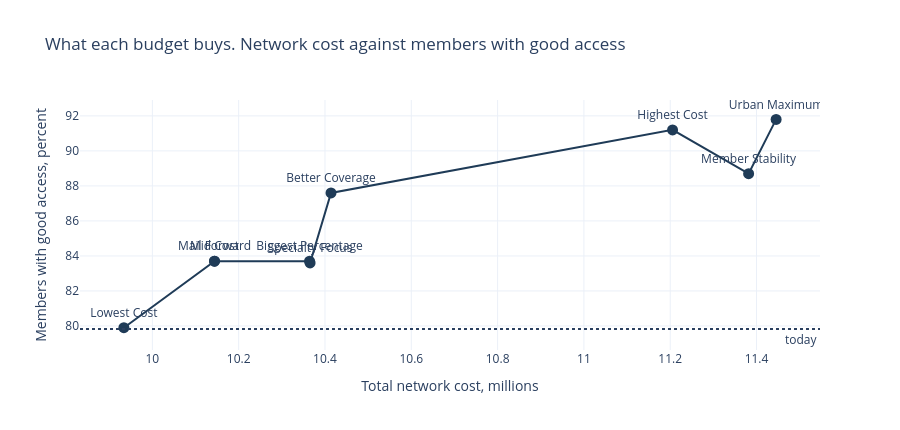
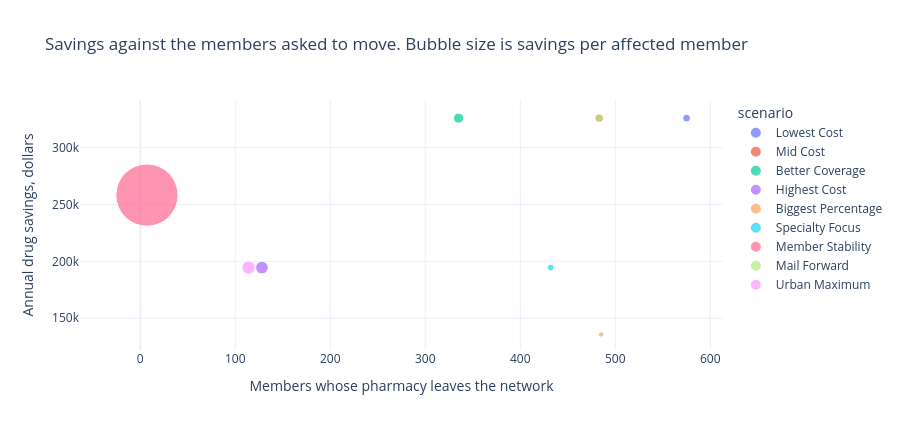
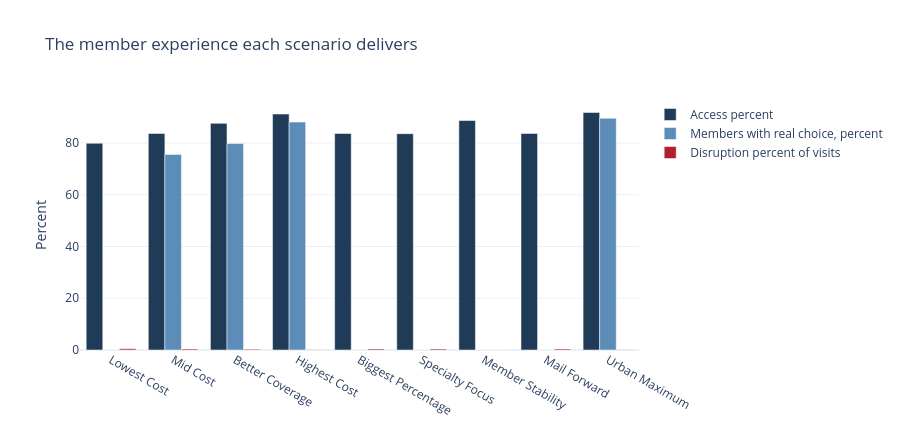
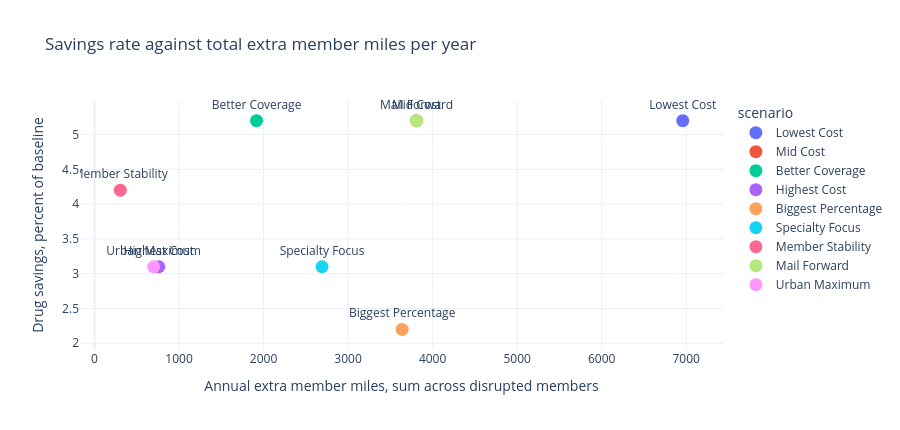

Notebook cell for these charts, in order:
### Markdown cell above
## 12. Interactive review charts

Built for the business conversation. Hover any point for the full record of that design. Each chart answers
one question a decision maker will ask.

### Code cell
import plotly.express as px
import plotly.graph_objects as go
biz = summary.merge(impact, on='scenario')
biz['total_cost_m'] = biz.total_cost/1e6
biz['access_pct'] = 100*biz.cov_after
hov = {'scenario':True,'total_cost_m':':.2f','savings_pct':True,'access_pct':':.1f',
       'disruption_pct':True,'members_disrupted':True,'extra_mi_median':True,
       'savings_per_disrupted':True,'choice_pct':True,'sites':True}

# Question one: what does each additional dollar buy in access
f1 = px.line(biz.sort_values('total_cost_m'), x='total_cost_m', y='access_pct', text='scenario',
             markers=True, hover_data=hov,
             title='What each budget buys. Network cost against members with good access')
f1.add_hline(y=100*coverage_before['retail_all'], line_dash='dot',
             annotation_text='today', annotation_position='bottom right')
f1.update_traces(textposition='top center', line_color='#1F3B57', marker_size=11)
f1.update_layout(xaxis_title='Total network cost, millions', yaxis_title='Members with good access, percent',
                 template='plotly_white', height=430)
f1.show()

# Question two: savings against the members who carry the change
f2 = px.scatter(biz, x='members_disrupted', y='drug_savings', size='savings_per_disrupted',
                color='scenario', hover_data=hov, size_max=44,
                title='Savings against the members asked to move. Bubble size is savings per affected member')
f2.update_layout(xaxis_title='Members whose pharmacy leaves the network',
                 yaxis_title='Annual drug savings, dollars', template='plotly_white', height=430)
f2.show()

# Question three: the member experience ledger per scenario
f3 = go.Figure()
f3.add_bar(name='Access percent', x=biz.scenario, y=biz.access_pct, marker_color='#1F3B57')
f3.add_bar(name='Members with real choice, percent', x=biz.scenario, y=biz.choice_pct, marker_color='#5C8CB8')
f3.add_bar(name='Disruption percent of visits', x=biz.scenario, y=biz.disruption_pct, marker_color='#B3202C')
f3.update_layout(barmode='group', title='The member experience each scenario delivers',
                 template='plotly_white', height=430, yaxis_title='Percent')
f3.show()

# Question four: where does the money sit against the miles members drive
f4 = px.scatter(biz, x='annual_extra_member_miles', y='savings_pct', color='scenario', text='scenario',
                hover_data=hov, title='Savings rate against total extra member miles per year')
f4.update_traces(textposition='top center', marker_size=13)
f4.update_layout(xaxis_title='Annual extra member miles, sum across disrupted members',
                 yaxis_title='Drug savings, percent of baseline', template='plotly_white', height=430)
f4.show()
print('interactive charts rendered')

### Figure 1 — Plotly figure (JSON) as saved in the notebook; plotly's stock layout.template omitted (floating-point values rounded to 4 significant figures)
{"data": [{"customdata": [["Lowest Cost", 5.2, 0.5, 575, -1.3, 566, 0.0, 135], ["Mid Cost", 5.2, 0.4, 483, -1.5, 674, 75.6, 142], ["Mail Forward", 5.2, 0.4, 483, -1.5, 674, 0.0, 142], ["Biggest Percentage", 2.2, 0.4, 485, -1.6, 279, 0.0, 143], ["Specialty Focus", 3.1, 0.4, 432, -1.6, 450, 0.0, 145], ["Better Coverage", 5.2, 0.3, 335, -1.9, 973, 79.8, 151], ["Highest Cost", 3.1, 0.1, 128, -2.0, 1519, 88.1, 173], ["Member Stability", 4.2, 0.0, 7, 2.3, 36901, 0.0, 181], ["Urban Maximum", 3.1, 0.1, 114, -2.0, 1706, 89.6, 181]], "hovertemplate": "total_cost_m=%{x:.2f}<br>access_pct=%{y:.1f}<br>scenario=%{customdata[0]}<br>savings_pct=%{customdata[1]}<br>disruption_pct=%{customdata[2]}<br>members_disrupted=%{customdata[3]}<br>extra_mi_median=%{customdata[4]}<br>savings_per_disrupted=%{customdata[5]}<br>choice_pct=%{customdata[6]}<br>sites=%{customdata[7]}<extra></extra>", "legendgroup": "", "line": {"color": "#1F3B57", "dash": "solid"}, "marker": {"size": 11, "symbol": "circle"}, "mode": "lines+markers+text", "name": "", "orientation": "v", "showlegend": false, "text": ["Lowest Cost", "Mid Cost", "Mail Forward", "Biggest Percentage", "Specialty Focus", "Better Coverage", "Highest Cost", "Member Stability", "Urban Maximum"], "textposition": "top center", "type": "scatter", "x": [9.934, 10.14, 10.14, 10.36, 10.37, 10.41, 11.21, 11.38, 11.45], "xaxis": "x", "y": [79.9, 83.7, 83.7, 83.7, 83.6, 87.6, 91.2, 88.7, 91.8], "yaxis": "y"}], "layout": {"annotations": [{"showarrow": false, "text": "today", "x": 1, "xanchor": "right", "xref": "x domain", "y": 79.83, "yanchor": "top", "yref": "y"}], "height": 430, "legend": {"tracegroupgap": 0}, "shapes": [{"line": {"dash": "dot"}, "type": "line", "x0": 0, "x1": 1, "xref": "x domain", "y0": 79.83, "y1": 79.83, "yref": "y"}], "title": {"text": "What each budget buys. Network cost against members with good access"}, "xaxis": {"anchor": "y", "domain": [0.0, 1.0], "title": {"text": "Total network cost, millions"}}, "yaxis": {"anchor": "x", "domain": [0.0, 1.0], "title": {"text": "Members with good access, percent"}}}}

### Figure 2 — Plotly figure (JSON) as saved in the notebook; plotly's stock layout.template omitted (floating-point values rounded to 4 significant figures)
{"data": [{"customdata": [["Lowest Cost", 9.934, 5.2, 79.9, 0.5, -1.3, 566, 0.0, 135]], "hovertemplate": "scenario=%{customdata[0]}<br>members_disrupted=%{x}<br>drug_savings=%{y}<br>savings_per_disrupted=%{customdata[6]}<br>total_cost_m=%{customdata[1]:.2f}<br>savings_pct=%{customdata[2]}<br>access_pct=%{customdata[3]:.1f}<br>disruption_pct=%{customdata[4]}<br>extra_mi_median=%{customdata[5]}<br>choice_pct=%{customdata[7]}<br>sites=%{customdata[8]}<extra></extra>", "legendgroup": "Lowest Cost", "marker": {"color": "#636efa", "size": [566], "sizemode": "area", "sizeref": 19.06, "symbol": "circle"}, "mode": "markers", "name": "Lowest Cost", "orientation": "v", "showlegend": true, "type": "scatter", "x": [575], "xaxis": "x", "y": [325988], "yaxis": "y"}, {"customdata": [["Mid Cost", 10.14, 5.2, 83.7, 0.4, -1.5, 674, 75.6, 142]], "hovertemplate": "scenario=%{customdata[0]}<br>members_disrupted=%{x}<br>drug_savings=%{y}<br>savings_per_disrupted=%{customdata[6]}<br>total_cost_m=%{customdata[1]:.2f}<br>savings_pct=%{customdata[2]}<br>access_pct=%{customdata[3]:.1f}<br>disruption_pct=%{customdata[4]}<br>extra_mi_median=%{customdata[5]}<br>choice_pct=%{customdata[7]}<br>sites=%{customdata[8]}<extra></extra>", "legendgroup": "Mid Cost", "marker": {"color": "#EF553B", "size": [674], "sizemode": "area", "sizeref": 19.06, "symbol": "circle"}, "mode": "markers", "name": "Mid Cost", "orientation": "v", "showlegend": true, "type": "scatter", "x": [483], "xaxis": "x", "y": [325988], "yaxis": "y"}, {"customdata": [["Better Coverage", 10.41, 5.2, 87.6, 0.3, -1.9, 973, 79.8, 151]], "hovertemplate": "scenario=%{customdata[0]}<br>members_disrupted=%{x}<br>drug_savings=%{y}<br>savings_per_disrupted=%{customdata[6]}<br>total_cost_m=%{customdata[1]:.2f}<br>savings_pct=%{customdata[2]}<br>access_pct=%{customdata[3]:.1f}<br>disruption_pct=%{customdata[4]}<br>extra_mi_median=%{customdata[5]}<br>choice_pct=%{customdata[7]}<br>sites=%{customdata[8]}<extra></extra>", "legendgroup": "Better Coverage", "marker": {"color": "#00cc96", "size": [973], "sizemode": "area", "sizeref": 19.06, "symbol": "circle"}, "mode": "markers", "name": "Better Coverage", "orientation": "v", "showlegend": true, "type": "scatter", "x": [335], "xaxis": "x", "y": [325988], "yaxis": "y"}, {"customdata": [["Highest Cost", 11.21, 3.1, 91.2, 0.1, -2.0, 1519, 88.1, 173]], "hovertemplate": "scenario=%{customdata[0]}<br>members_disrupted=%{x}<br>drug_savings=%{y}<br>savings_per_disrupted=%{customdata[6]}<br>total_cost_m=%{customdata[1]:.2f}<br>savings_pct=%{customdata[2]}<br>access_pct=%{customdata[3]:.1f}<br>disruption_pct=%{customdata[4]}<br>extra_mi_median=%{customdata[5]}<br>choice_pct=%{customdata[7]}<br>sites=%{customdata[8]}<extra></extra>", "legendgroup": "Highest Cost", "marker": {"color": "#ab63fa", "size": [1519], "sizemode": "area", "sizeref": 19.06, "symbol": "circle"}, "mode": "markers", "name": "Highest Cost", "orientation": "v", "showlegend": true, "type": "scatter", "x": [128], "xaxis": "x", "y": [194546], "yaxis": "y"}, {"customdata": [["Biggest Percentage", 10.36, 2.2, 83.7, 0.4, -1.6, 279, 0.0, 143]], "hovertemplate": "scenario=%{customdata[0]}<br>members_disrupted=%{x}<br>drug_savings=%{y}<br>savings_per_disrupted=%{customdata[6]}<br>total_cost_m=%{customdata[1]:.2f}<br>savings_pct=%{customdata[2]}<br>access_pct=%{customdata[3]:.1f}<br>disruption_pct=%{customdata[4]}<br>extra_mi_median=%{customdata[5]}<br>choice_pct=%{customdata[7]}<br>sites=%{customdata[8]}<extra></extra>", "legendgroup": "Biggest Percentage", "marker": {"color": "#FFA15A", "size": [279], "sizemode": "area", "sizeref": 19.06, "symbol": "circle"}, "mode": "markers", "name": "Biggest Percentage", "orientation": "v", "showlegend": true, "type": "scatter", "x": [485], "xaxis": "x", "y": [135713], "yaxis": "y"}, {"customdata": [["Specialty Focus", 10.37, 3.1, 83.6, 0.4, -1.6, 450, 0.0, 145]], "hovertemplate": "scenario=%{customdata[0]}<br>members_disrupted=%{x}<br>drug_savings=%{y}<br>savings_per_disrupted=%{customdata[6]}<br>total_cost_m=%{customdata[1]:.2f}<br>savings_pct=%{customdata[2]}<br>access_pct=%{customdata[3]:.1f}<br>disruption_pct=%{customdata[4]}<br>extra_mi_median=%{customdata[5]}<br>choice_pct=%{customdata[7]}<br>sites=%{customdata[8]}<extra></extra>", "legendgroup": "Specialty Focus", "marker": {"color": "#19d3f3", "size": [450], "sizemode": "area", "sizeref": 19.06, "symbol": "circle"}, "mode": "markers", "name": "Specialty Focus", "orientation": "v", "showlegend": true, "type": "scatter", "x": [432], "xaxis": "x", "y": [194546], "yaxis": "y"}, {"customdata": [["Member Stability", 11.38, 4.2, 88.7, 0.0, 2.3, 36901, 0.0, 181]], "hovertemplate": "scenario=%{customdata[0]}<br>members_disrupted=%{x}<br>drug_savings=%{y}<br>savings_per_disrupted=%{customdata[6]}<br>total_cost_m=%{customdata[1]:.2f}<br>savings_pct=%{customdata[2]}<br>access_pct=%{customdata[3]:.1f}<br>disruption_pct=%{customdata[4]}<br>extra_mi_median=%{customdata[5]}<br>choice_pct=%{customdata[7]}<br>sites=%{customdata[8]}<extra></extra>", "legendgroup": "Member Stability", "marker": {"color": "#FF6692", "size": [36901], "sizemode": "area", "sizeref": 19.06, "symbol": "circle"}, "mode": "markers", "name": "Member Stability", "orientation": "v", "showlegend": true, "type": "scatter", "x": [7], "xaxis": "x", "y": [258310], "yaxis": "y"}, {"customdata": [["Mail Forward", 10.14, 5.2, 83.7, 0.4, -1.5, 674, 0.0, 142]], "hovertemplate": "scenario=%{customdata[0]}<br>members_disrupted=%{x}<br>drug_savings=%{y}<br>savings_per_disrupted=%{customdata[6]}<br>total_cost_m=%{customdata[1]:.2f}<br>savings_pct=%{customdata[2]}<br>access_pct=%{customdata[3]:.1f}<br>disruption_pct=%{customdata[4]}<br>extra_mi_median=%{customdata[5]}<br>choice_pct=%{customdata[7]}<br>sites=%{customdata[8]}<extra></extra>", "legendgroup": "Mail Forward", "marker": {"color": "#B6E880", "size": [674], "sizemode": "area", "sizeref": 19.06, "symbol": "circle"}, "mode": "markers", "name": "Mail Forward", "orientation": "v", "showlegend": true, "type": "scatter", "x": [483], "xaxis": "x", "y": [325988], "yaxis": "y"}, {"customdata": [["Urban Maximum", 11.45, 3.1, 91.8, 0.1, -2.0, 1706, 89.6, 181]], "hovertemplate": "scenario=%{customdata[0]}<br>members_disrupted=%{x}<br>drug_savings=%{y}<br>savings_per_disrupted=%{customdata[6]}<br>total_cost_m=%{customdata[1]:.2f}<br>savings_pct=%{customdata[2]}<br>access_pct=%{customdata[3]:.1f}<br>disruption_pct=%{customdata[4]}<br>extra_mi_median=%{customdata[5]}<br>choice_pct=%{customdata[7]}<br>sites=%{customdata[8]}<extra></extra>", "legendgroup": "Urban Maximum", "marker": {"color": "#FF97FF", "size": [1706], "sizemode": "area", "sizeref": 19.06, "symbol": "circle"}, "mode": "markers", "name": "Urban Maximum", "orientation": "v", "showlegend": true, "type": "scatter", "x": [114], "xaxis": "x", "y": [194546], "yaxis": "y"}], "layout": {"height": 430, "legend": {"itemsizing": "constant", "title": {"text": "scenario"}, "tracegroupgap": 0}, "title": {"text": "Savings against the members asked to move. Bubble size is savings per affected member"}, "xaxis": {"anchor": "y", "domain": [0.0, 1.0], "title": {"text": "Members whose pharmacy leaves the network"}}, "yaxis": {"anchor": "x", "domain": [0.0, 1.0], "title": {"text": "Annual drug savings, dollars"}}}}

### Figure 3 — Plotly figure (JSON) as saved in the notebook; plotly's stock layout.template omitted (floating-point values rounded to 4 significant figures)
{"data": [{"marker": {"color": "#1F3B57"}, "name": "Access percent", "type": "bar", "x": ["Lowest Cost", "Mid Cost", "Better Coverage", "Highest Cost", "Biggest Percentage", "Specialty Focus", "Member Stability", "Mail Forward", "Urban Maximum"], "y": [79.9, 83.7, 87.6, 91.2, 83.7, 83.6, 88.7, 83.7, 91.8]}, {"marker": {"color": "#5C8CB8"}, "name": "Members with real choice, percent", "type": "bar", "x": ["Lowest Cost", "Mid Cost", "Better Coverage", "Highest Cost", "Biggest Percentage", "Specialty Focus", "Member Stability", "Mail Forward", "Urban Maximum"], "y": [0.0, 75.6, 79.8, 88.1, 0.0, 0.0, 0.0, 0.0, 89.6]}, {"marker": {"color": "#B3202C"}, "name": "Disruption percent of visits", "type": "bar", "x": ["Lowest Cost", "Mid Cost", "Better Coverage", "Highest Cost", "Biggest Percentage", "Specialty Focus", "Member Stability", "Mail Forward", "Urban Maximum"], "y": [0.5, 0.4, 0.3, 0.1, 0.4, 0.4, 0.0, 0.4, 0.1]}], "layout": {"barmode": "group", "height": 430, "title": {"text": "The member experience each scenario delivers"}, "yaxis": {"title": {"text": "Percent"}}}}

### Figure 4 — Plotly figure (JSON) as saved in the notebook; plotly's stock layout.template omitted (floating-point values rounded to 4 significant figures)
{"data": [{"customdata": [["Lowest Cost", 9.934, 79.9, 0.5, 575, -1.3, 566, 0.0, 135]], "hovertemplate": "scenario=%{customdata[0]}<br>annual_extra_member_miles=%{x}<br>savings_pct=%{y}<br>total_cost_m=%{customdata[1]:.2f}<br>access_pct=%{customdata[2]:.1f}<br>disruption_pct=%{customdata[3]}<br>members_disrupted=%{customdata[4]}<br>extra_mi_median=%{customdata[5]}<br>savings_per_disrupted=%{customdata[6]}<br>choice_pct=%{customdata[7]}<br>sites=%{customdata[8]}<extra></extra>", "legendgroup": "Lowest Cost", "marker": {"color": "#636efa", "size": 13, "symbol": "circle"}, "mode": "markers+text", "name": "Lowest Cost", "orientation": "v", "showlegend": true, "text": ["Lowest Cost"], "textposition": "top center", "type": "scatter", "x": [6959], "xaxis": "x", "y": [5.2], "yaxis": "y"}, {"customdata": [["Mid Cost", 10.14, 83.7, 0.4, 483, -1.5, 674, 75.6, 142]], "hovertemplate": "scenario=%{customdata[0]}<br>annual_extra_member_miles=%{x}<br>savings_pct=%{y}<br>total_cost_m=%{customdata[1]:.2f}<br>access_pct=%{customdata[2]:.1f}<br>disruption_pct=%{customdata[3]}<br>members_disrupted=%{customdata[4]}<br>extra_mi_median=%{customdata[5]}<br>savings_per_disrupted=%{customdata[6]}<br>choice_pct=%{customdata[7]}<br>sites=%{customdata[8]}<extra></extra>", "legendgroup": "Mid Cost", "marker": {"color": "#EF553B", "size": 13, "symbol": "circle"}, "mode": "markers+text", "name": "Mid Cost", "orientation": "v", "showlegend": true, "text": ["Mid Cost"], "textposition": "top center", "type": "scatter", "x": [3810], "xaxis": "x", "y": [5.2], "yaxis": "y"}, {"customdata": [["Better Coverage", 10.41, 87.6, 0.3, 335, -1.9, 973, 79.8, 151]], "hovertemplate": "scenario=%{customdata[0]}<br>annual_extra_member_miles=%{x}<br>savings_pct=%{y}<br>total_cost_m=%{customdata[1]:.2f}<br>access_pct=%{customdata[2]:.1f}<br>disruption_pct=%{customdata[3]}<br>members_disrupted=%{customdata[4]}<br>extra_mi_median=%{customdata[5]}<br>savings_per_disrupted=%{customdata[6]}<br>choice_pct=%{customdata[7]}<br>sites=%{customdata[8]}<extra></extra>", "legendgroup": "Better Coverage", "marker": {"color": "#00cc96", "size": 13, "symbol": "circle"}, "mode": "markers+text", "name": "Better Coverage", "orientation": "v", "showlegend": true, "text": ["Better Coverage"], "textposition": "top center", "type": "scatter", "x": [1917], "xaxis": "x", "y": [5.2], "yaxis": "y"}, {"customdata": [["Highest Cost", 11.21, 91.2, 0.1, 128, -2.0, 1519, 88.1, 173]], "hovertemplate": "scenario=%{customdata[0]}<br>annual_extra_member_miles=%{x}<br>savings_pct=%{y}<br>total_cost_m=%{customdata[1]:.2f}<br>access_pct=%{customdata[2]:.1f}<br>disruption_pct=%{customdata[3]}<br>members_disrupted=%{customdata[4]}<br>extra_mi_median=%{customdata[5]}<br>savings_per_disrupted=%{customdata[6]}<br>choice_pct=%{customdata[7]}<br>sites=%{customdata[8]}<extra></extra>", "legendgroup": "Highest Cost", "marker": {"color": "#ab63fa", "size": 13, "symbol": "circle"}, "mode": "markers+text", "name": "Highest Cost", "orientation": "v", "showlegend": true, "text": ["Highest Cost"], "textposition": "top center", "type": "scatter", "x": [761], "xaxis": "x", "y": [3.1], "yaxis": "y"}, {"customdata": [["Biggest Percentage", 10.36, 83.7, 0.4, 485, -1.6, 279, 0.0, 143]], "hovertemplate": "scenario=%{customdata[0]}<br>annual_extra_member_miles=%{x}<br>savings_pct=%{y}<br>total_cost_m=%{customdata[1]:.2f}<br>access_pct=%{customdata[2]:.1f}<br>disruption_pct=%{customdata[3]}<br>members_disrupted=%{customdata[4]}<br>extra_mi_median=%{customdata[5]}<br>savings_per_disrupted=%{customdata[6]}<br>choice_pct=%{customdata[7]}<br>sites=%{customdata[8]}<extra></extra>", "legendgroup": "Biggest Percentage", "marker": {"color": "#FFA15A", "size": 13, "symbol": "circle"}, "mode": "markers+text", "name": "Biggest Percentage", "orientation": "v", "showlegend": true, "text": ["Biggest Percentage"], "textposition": "top center", "type": "scatter", "x": [3640], "xaxis": "x", "y": [2.2], "yaxis": "y"}, {"customdata": [["Specialty Focus", 10.37, 83.6, 0.4, 432, -1.6, 450, 0.0, 145]], "hovertemplate": "scenario=%{customdata[0]}<br>annual_extra_member_miles=%{x}<br>savings_pct=%{y}<br>total_cost_m=%{customdata[1]:.2f}<br>access_pct=%{customdata[2]:.1f}<br>disruption_pct=%{customdata[3]}<br>members_disrupted=%{customdata[4]}<br>extra_mi_median=%{customdata[5]}<br>savings_per_disrupted=%{customdata[6]}<br>choice_pct=%{customdata[7]}<br>sites=%{customdata[8]}<extra></extra>", "legendgroup": "Specialty Focus", "marker": {"color": "#19d3f3", "size": 13, "symbol": "circle"}, "mode": "markers+text", "name": "Specialty Focus", "orientation": "v", "showlegend": true, "text": ["Specialty Focus"], "textposition": "top center", "type": "scatter", "x": [2692], "xaxis": "x", "y": [3.1], "yaxis": "y"}, {"customdata": [["Member Stability", 11.38, 88.7, 0.0, 7, 2.3, 36901, 0.0, 181]], "hovertemplate": "scenario=%{customdata[0]}<br>annual_extra_member_miles=%{x}<br>savings_pct=%{y}<br>total_cost_m=%{customdata[1]:.2f}<br>access_pct=%{customdata[2]:.1f}<br>disruption_pct=%{customdata[3]}<br>members_disrupted=%{customdata[4]}<br>extra_mi_median=%{customdata[5]}<br>savings_per_disrupted=%{customdata[6]}<br>choice_pct=%{customdata[7]}<br>sites=%{customdata[8]}<extra></extra>", "legendgroup": "Member Stability", "marker": {"color": "#FF6692", "size": 13, "symbol": "circle"}, "mode": "markers+text", "name": "Member Stability", "orientation": "v", "showlegend": true, "text": ["Member Stability"], "textposition": "top center", "type": "scatter", "x": [305], "xaxis": "x", "y": [4.2], "yaxis": "y"}, {"customdata": [["Mail Forward", 10.14, 83.7, 0.4, 483, -1.5, 674, 0.0, 142]], "hovertemplate": "scenario=%{customdata[0]}<br>annual_extra_member_miles=%{x}<br>savings_pct=%{y}<br>total_cost_m=%{customdata[1]:.2f}<br>access_pct=%{customdata[2]:.1f}<br>disruption_pct=%{customdata[3]}<br>members_disrupted=%{customdata[4]}<br>extra_mi_median=%{customdata[5]}<br>savings_per_disrupted=%{customdata[6]}<br>choice_pct=%{customdata[7]}<br>sites=%{customdata[8]}<extra></extra>", "legendgroup": "Mail Forward", "marker": {"color": "#B6E880", "size": 13, "symbol": "circle"}, "mode": "markers+text", "name": "Mail Forward", "orientation": "v", "showlegend": true, "text": ["Mail Forward"], "textposition": "top center", "type": "scatter", "x": [3810], "xaxis": "x", "y": [5.2], "yaxis": "y"}, {"customdata": [["Urban Maximum", 11.45, 91.8, 0.1, 114, -2.0, 1706, 89.6, 181]], "hovertemplate": "scenario=%{customdata[0]}<br>annual_extra_member_miles=%{x}<br>savings_pct=%{y}<br>total_cost_m=%{customdata[1]:.2f}<br>access_pct=%{customdata[2]:.1f}<br>disruption_pct=%{customdata[3]}<br>members_disrupted=%{customdata[4]}<br>extra_mi_median=%{customdata[5]}<br>savings_per_disrupted=%{customdata[6]}<br>choice_pct=%{customdata[7]}<br>sites=%{customdata[8]}<extra></extra>", "legendgroup": "Urban Maximum", "marker": {"color": "#FF97FF", "size": 13, "symbol": "circle"}, "mode": "markers+text", "name": "Urban Maximum", "orientation": "v", "showlegend": true, "text": ["Urban Maximum"], "textposition": "top center", "type": "scatter", "x": [700], "xaxis": "x", "y": [3.1], "yaxis": "y"}], "layout": {"height": 430, "legend": {"title": {"text": "scenario"}, "tracegroupgap": 0}, "title": {"text": "Savings rate against total extra member miles per year"}, "xaxis": {"anchor": "y", "domain": [0.0, 1.0], "title": {"text": "Annual extra member miles, sum across disrupted members"}}, "yaxis": {"anchor": "x", "domain": [0.0, 1.0], "title": {"text": "Drug savings, percent of baseline"}}}}
